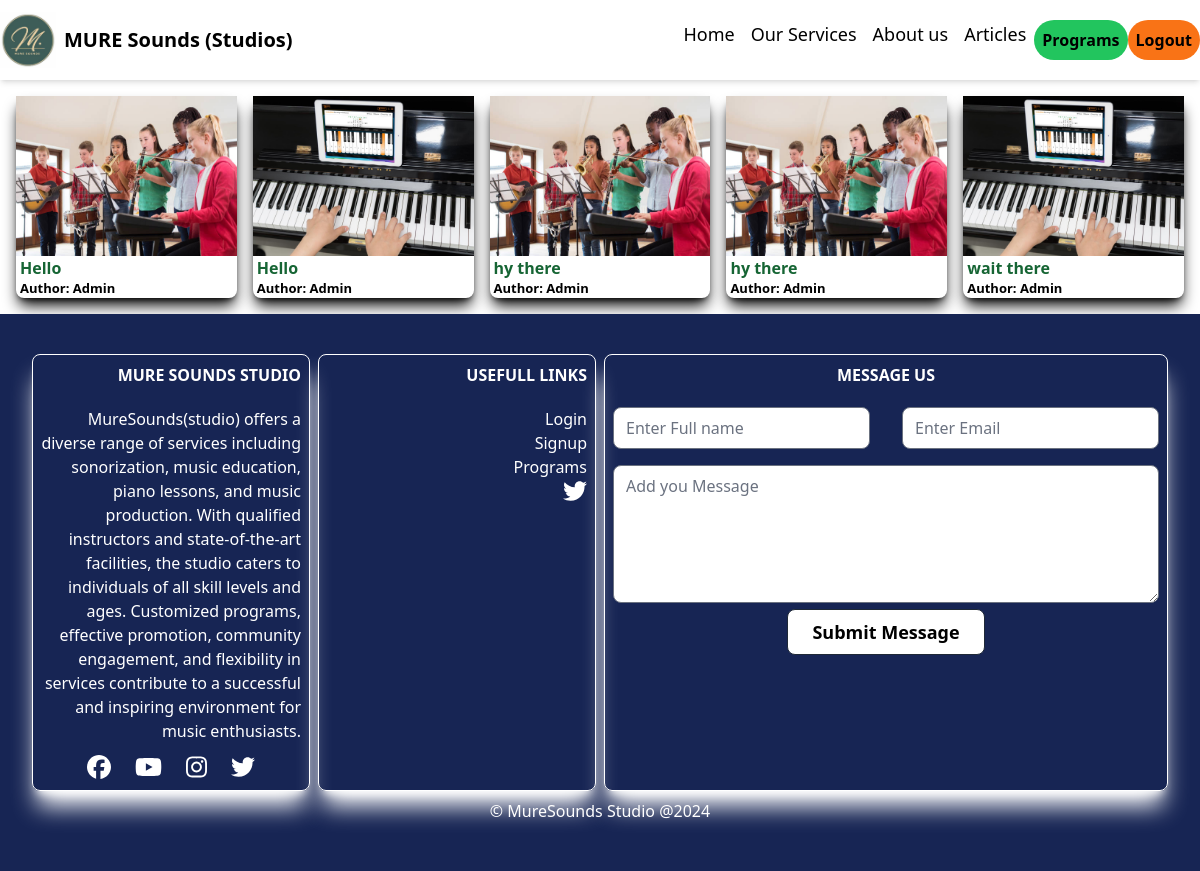
/allcourse (signed in), run on the app's committed database.
### Staff/models.py (models this page shows, shortened)
class Course(models.Model):
    id=models.UUIDField(primary_key=True,unique=True,editable=False,default=uuid.uuid4,db_index=True)
    name=models.CharField(max_length=500)
    thumbnail=models.ImageField(upload_to='Course_Thumbnail')
    author=models.ForeignKey(User,on_delete=models.CASCADE,blank=True,null=True)
    created_at=models.DateTimeField(default=timezone.now)
    paid_user=models.ManyToManyField(User,related_name='paid_course',blank=True)

### Home/views.py (the view)
# urls.py: path('allcourse',views.AllCourse,name='all_courses'),
def AllCourse(request):
    courses=Course.objects.all()
    context={'courses':courses}
    return render(request,'pages/Allcourses.html',context)

### Home/templates/pages/Allcourses.html
{% extends 'base_code.html' %} {% load static %} {% block title %} {% endblock %}
{% block content %}
<div class="w-full flex flex-col">
    <div style="display: grid;
            grid-template-columns: repeat(5,1fr);
            gap: 16px;
            padding: 16px;">
    {% for course in courses %}
    <a href="{% url 'single_course' course.id %}" class="rounded-lg shadow-lg shadow-black bg-white col-span-1 max-w-full" style="display: flex; flex-direction: column; height: 100%; padding-bottom: 2px;">
        <img src="{{course.thumbnail.url}}" alt="" class="max-w-full h-32" style="height: 10rem;resize: both;">
        <div class="ml-3" style="align-self: baseline; margin-top: auto; align-content: left;margin-left: 2px;padding-left: 2px;">
            <h2 class="text-green-800 font-bold ">{{course.name}}</h2>
            <h2 class="text-xs font-bold" style="font-size: small;">Author: <span>{{course.author}}</span></h2>
        </div>
    </a>
{% endfor %}
</div>
</div>
{% endblock %}

### Home/templates/base_code.html (style rules this page uses)
body { display: flex; flex-direction: column; min-height: 100vh; margin: 0; overflow-x: hidden; }

### data on the page
Course: thumbnail (picture), name "Hello", author "Admin"
Course: thumbnail (picture), name "Hello", author "Admin"
Course: thumbnail (picture), name "hy there", author "Admin"
Course: thumbnail (picture), name "hy there", author "Admin"
Course: thumbnail (picture), name "wait there", author "Admin"
